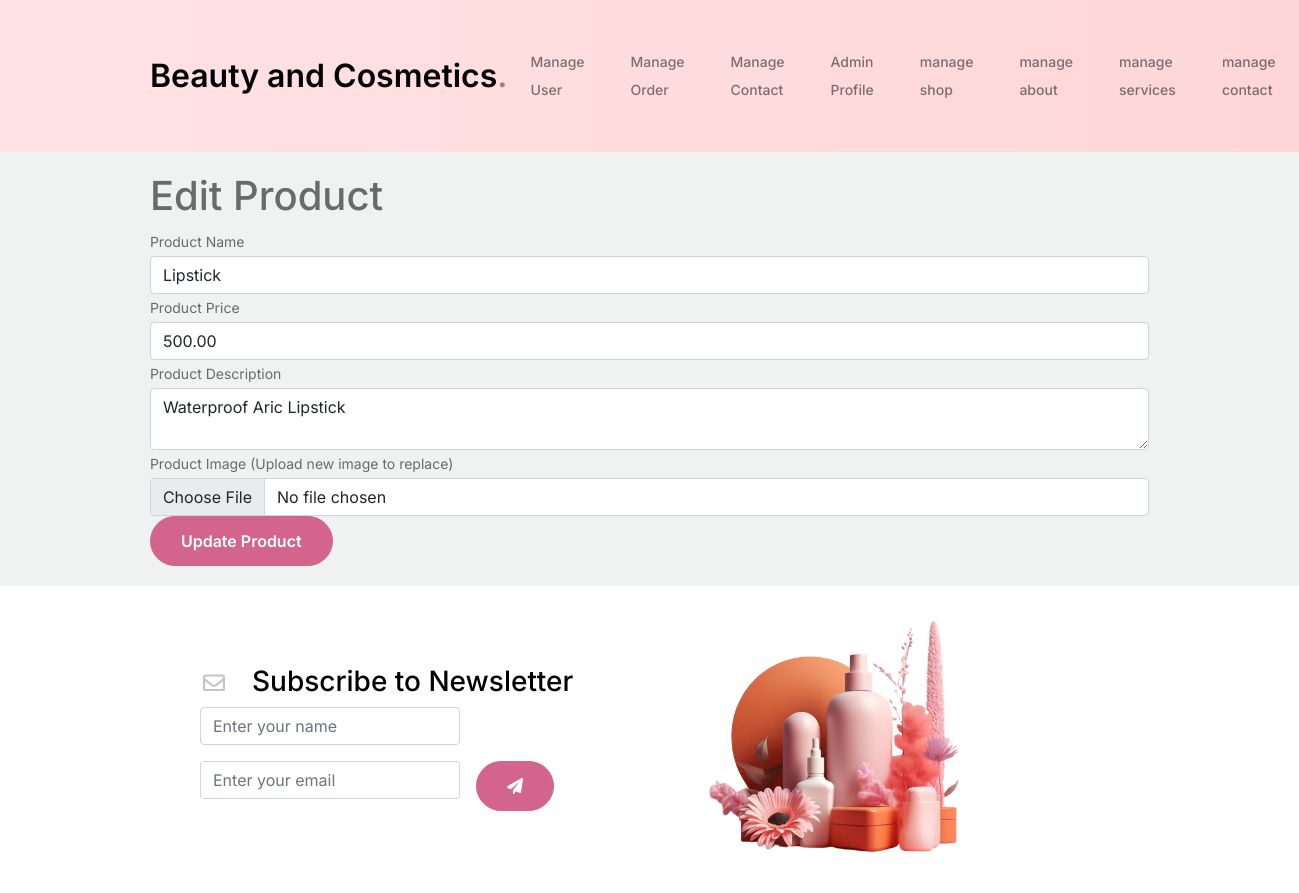
Page /admin/edit_shop.php?id=1 on the committed database.
### tables this page shows
CREATE TABLE `products` (
  `id` int(11) NOT NULL,
  `name` varchar(255) NOT NULL,
  `description` text NOT NULL,
  `price` decimal(10,2) NOT NULL,
  `image` varchar(255) NOT NULL,
  `created_at` timestamp NOT NULL DEFAULT current_timestamp(),
  `discount` int(20) NOT NULL,
  `updated_at` datetime DEFAULT NULL,
  `status` varchar(10) NOT NULL DEFAULT 'Active',
  `quantity` int(20) NOT NULL
);

### admin/edit_shop.php (the view, shortened to what this page needs)
<?php
include 'header.php';
include 'adminconnection.php';
if (isset($_GET['id'])) {
    $id = $_GET['id'];
    $sql = "SELECT * FROM products WHERE id = $id";
    $result = $con->query($sql);
    $product = $result->fetch_assoc();
}
?>
<div class="container">
    <h1>Edit Product</h1>
    <form action="edit_shop.php?id=<?php echo $id; ?>" method="POST" enctype="multipart/form-data">
        <div class="form-group">
            <label for="name">Product Name</label>
            <input type="text" class="form-control" id="name" name="name" value="<?php echo $product['name']; ?>" required>
        </div>
        <div class="form-group">
            <label for="price">Product Price</label>
            <input type="number" class="form-control" id="price" name="price" value="<?php echo $product['price']; ?>" required>
        </div>
        <div class="form-group">
            <label for="description">Product Description</label>
            <textarea class="form-control" id="description" name="description" required><?php echo $product['description']; ?></textarea>
        </div>
        <div class="form-group">
            <label for="image">Product Image (Upload new image to replace)</label>
            <input type="file" class="form-control" id="image" name="image">
        </div>
        <button type="submit" name="edit_product" class="btn btn-primary">Update Product</button>
    </form>
</div>
<?php
include 'footer.php';
?>

### admin/style1.css (style rules this page uses)
body { font-family: "Inter", Arial, sans-serif; font-weight: 400; line-height: 28px; color: #6a6a6a; font-size: 14px; background-color: #eff2f1; margin: 0; padding: 0; overflow-x: hidden; position: relative; }
.container { width: 80%; margin: 0 auto; padding: 20px; }
button { padding: 10px 20px; border: none; border-radius: 5px; background-color: #28a745; color: #fff; cursor: pointer; margin-right: 10px; }
.btn { font-weight: 600; padding: 12px 30px; border-radius: 30px; color: #ffffff; background: #2f2f2f; border-color: #2f2f2f; }
.btn.btn-primary { background: #d3658d; border-color: #d3658d; }

### rows in the picture
products: name "Lipstick", price "500.00", description "Waterproof Aric Lipstick"
